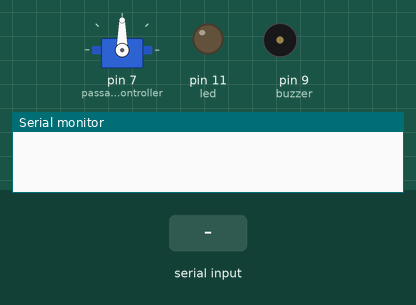
The sketch below on a simulated Arduino Uno, built with avr-gcc and run on an emulated ATmega328P. Shown: servo, output pins drawn as LEDs (lit = HIGH), buzzer (waves = sounding, pin HIGH), the last lines printed to the serial monitor. The inputs (shaded band) are chosen by the test bench.

Above: at 1.2 s.
1.3 s: "down" received over the second serial link
At 4.2 s:
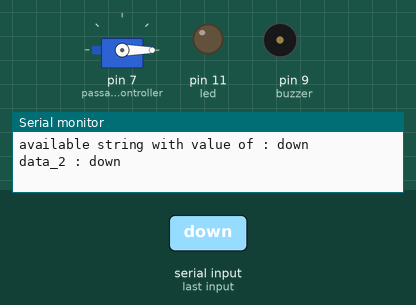
4.3 s: "obstacle" received over the second serial link
At 7.2 s:
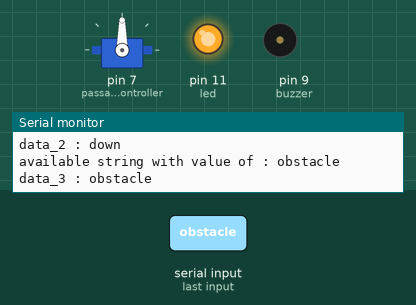
7.3 s: "start" received over the second serial link
At 8.79 s:
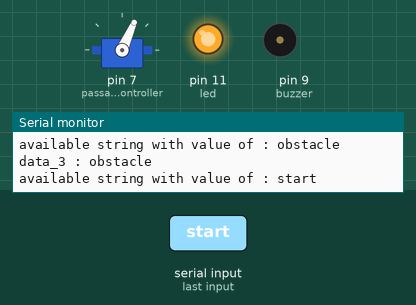
Timing chart, 0 to 11.6 s (numbered marks = the images above; inputs shaded):
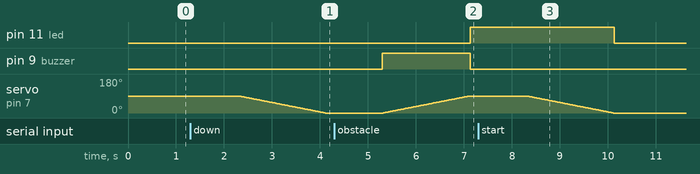

The sketch:

Z_Rail_Mist.ino
```cpp
#include <Servo.h>
#include <SoftwareSerial.h>

  /***Serial init****/

  SoftwareSerial mySerial(2,3) ;

  /*** servo init ***/

  Servo passage_controller ;

  /*** Buzzer init ***/

  int buzzer = 9 ;
  int start = 0 ;


 /***    led    ****/

  int led = 11 ;


void setup() {

pinMode(led , OUTPUT) ;

mySerial.begin(9600) ;
Serial.begin(9600) ;

passage_controller.attach(7) ;
passage_controller.write(90);
//Serial.println("attached +  90° ===> setup method") ;
pinMode(buzzer, OUTPUT) ;


}

void loop() {

/////////////////////////////////////////////////////////
////////////////////Reading Data From ESP ///////////////
/////////////////////////////////////////////////////////

 String IncomingStringFromEsp = "" ;

      if(mySerial.available()){

          IncomingStringFromEsp = mySerial.readString() ;
            Serial.println("available string with value of : " + IncomingStringFromEsp) ;
        }

/////////////////////////////////////////////////////
///////////////Testing if incomming data qual Down///
/////////////////////////////////////////////////////

      if(IncomingStringFromEsp == "down"){ // maybe i will add start == 0

        start = start + 1 ;

             for (int position = 90; position >= 0; position--) {
                passage_controller.write(position);
                delay(20);

                }
    Serial.println("data_2 : " + IncomingStringFromEsp) ;

        }else{

//////////////////////////////////////////////////////
/////////////////Testing if there is an obstacle /////
//////////////////////////////////////////////////////

              if(IncomingStringFromEsp == "obstacle"  && start > 0 ){

                      Serial.println("data_3 : " + IncomingStringFromEsp) ;


                   for (int position = 0; position <= 90; position++) {
                        passage_controller.write(position);
                        digitalWrite(buzzer , HIGH) ;
                        delay(20);
                     }
                    passage_controller.detach();
                    digitalWrite(buzzer , LOW) ;
                    digitalWrite(led , HIGH) ;


                }
///////////////////////////////////////////////////////////////////////////////////////////////
/////////////////////////////////////////Another condition based on srart value from esp///////
///////////////////////////////////////////////////////////////////////////////////////////////
                else if(IncomingStringFromEsp == "start" && start > 0 && passage_controller.read() == 90){

                     passage_controller.attach(7);

                      for (int position = 90; position >= 0; position--) {

                        passage_controller.write(position);
                        delay(20);

                      }

                      digitalWrite(led , LOW) ;

                  }


          }


}
```

Measured:
- after the input at 1.3 s, servo on pin 7 (passage_controller): moves from 90° to 0° over 1.8 s, starting after 1.0 s
- after the input at 4.3 s, pin 11 (led): LOW → HIGH after 2.8 s; pin 9 (buzzer): LOW → HIGH after 1.0 s, → LOW 1.8 s later; servo on pin 7 (passage_controller): moves from 0° to 90° over 1.8 s, starting after 1.0 s
- after the input at 7.3 s, pin 11 (led): HIGH → LOW after 2.8 s; servo on pin 7 (passage_controller): moves from 90° to 0° over 1.8 s, starting after 1.0 s
